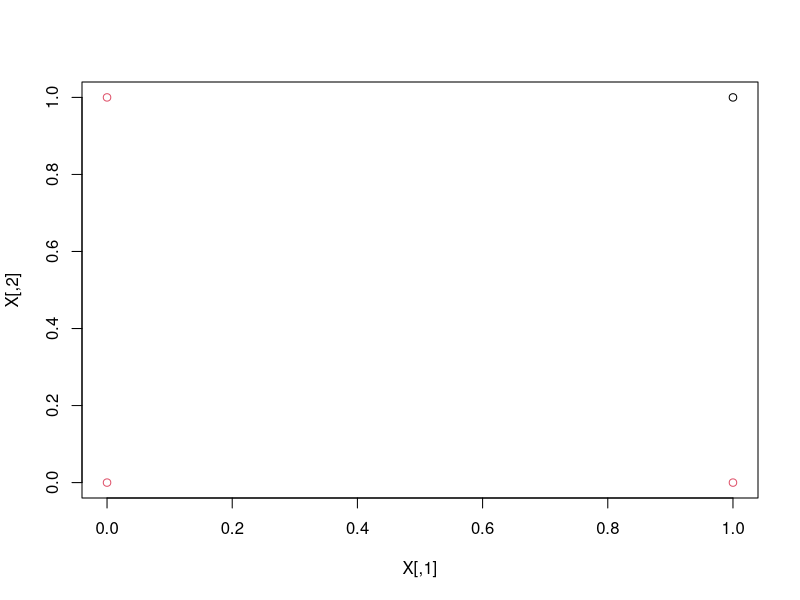

Source code (R):
#  PERCEPTRON DE ROSEMBLATT

# criacao dos padrões de treinamento
#     xi1,xi2,bias
x1 <- c(0,0,1)
x2 <- c(0,1,1)
x3 <- c(1,0,1)
x4 <- c(1,1,1)

# entradas
X <- rbind(x1,x2,x3,x4) 
#saidas
Y <- c(0,0,0,1)

# inicializacao dos pesos
W <- c(0,0,1)

# taxa de aprendizada
eta <- 0.1

# treinamento
for(i in 1:4){
  v <- sum(X[i,]*W)
  if(v>0){
    y_calc <- 1
  }else{
    y_calc <- 0
  }
  erro <- Y[i]-y_calc
  delta <- (eta*erro*X[i,])
  W <- W + delta
}

plot(X,type="n")
points(x1[1],x1[2],col="2")
points(x2[1],x2[2],col="2")
points(x3[1],x3[2],col="2")
points(x4[1],x4[2],col="1")

x_1 <- -(W[3] / W[1])
x_2 <- -(W[3] / W[2])
segments(x_1,0,0,x_2)




